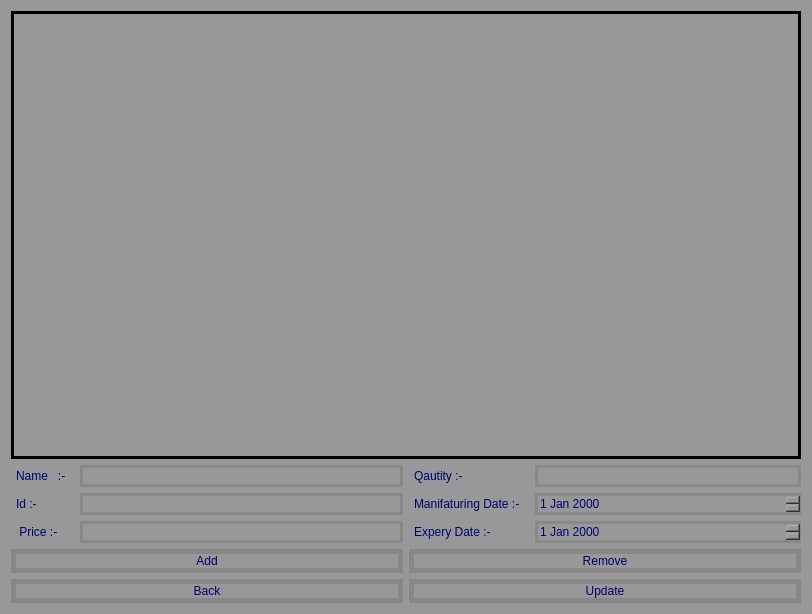
<?xml version="1.0" encoding="UTF-8"?>
<ui version="4.0">
 <class>MasterWin</class>
 <widget class="QDialog" name="MasterWin">
  <property name="geometry">
   <rect>
    <x>0</x>
    <y>0</y>
    <width>812</width>
    <height>614</height>
   </rect>
  </property>
  <property name="windowTitle">
   <string>Dialog</string>
  </property>
  <property name="styleSheet">
   <string notr="true">*{
	background-color : #989898;
	padding : 0px;
	border : 0px;
	color : rgb(0, 0, 111);
	font: 63 19pt &quot;Yrsa SemiBold&quot;;
}

QLineEdit{
	border : 3px solid #888888;
}

QDateEdit{
	border : 3px solid #888888;
}

QLabel{
		border:2px;
		padding-left: 2px;
}

QTableView{
	border : 3px solid black;
}

QPushButton{
	border: 5px solid #878787;
	border-radius : 15px;
}

QPushButton::hover{
	background-color : yellow;
}

</string>
  </property>
  <layout class="QVBoxLayout" name="verticalLayout_6">
   <item>
    <widget class="QTableView" name="tableView"/>
   </item>
   <item>
    <layout class="QHBoxLayout" name="horizontalLayout_5">
     <item>
      <layout class="QHBoxLayout" name="horizontalLayout">
       <item>
        <layout class="QVBoxLayout" name="verticalLayout">
         <item>
          <widget class="QLabel" name="label">
           <property name="text">
            <string>Name   :- </string>
           </property>
          </widget>
         </item>
         <item>
          <widget class="QLabel" name="label_2">
           <property name="text">
            <string>Id :-</string>
           </property>
          </widget>
         </item>
         <item>
          <widget class="QLabel" name="label_3">
           <property name="text">
            <string> Price :-    </string>
           </property>
          </widget>
         </item>
        </layout>
       </item>
       <item>
        <layout class="QVBoxLayout" name="verticalLayout_2">
         <item>
          <widget class="QLineEdit" name="NameLine"/>
         </item>
         <item>
          <widget class="QLineEdit" name="IdLine"/>
         </item>
         <item>
          <widget class="QLineEdit" name="PriceLine"/>
         </item>
        </layout>
       </item>
      </layout>
     </item>
     <item>
      <layout class="QHBoxLayout" name="horizontalLayout_4">
       <item>
        <layout class="QVBoxLayout" name="verticalLayout_4">
         <item>
          <widget class="QLabel" name="label_4">
           <property name="text">
            <string>Qautity :- </string>
           </property>
          </widget>
         </item>
         <item>
          <widget class="QLabel" name="label_5">
           <property name="text">
            <string>Manifaturing Date :-  </string>
           </property>
          </widget>
         </item>
         <item>
          <widget class="QLabel" name="label_6">
           <property name="text">
            <string>Expery Date :- </string>
           </property>
          </widget>
         </item>
        </layout>
       </item>
       <item>
        <layout class="QVBoxLayout" name="verticalLayout_5">
         <item>
          <widget class="QLineEdit" name="QutiLine"/>
         </item>
         <item>
          <widget class="QDateEdit" name="Mani_date"/>
         </item>
         <item>
          <widget class="QDateEdit" name="Expi_Date"/>
         </item>
        </layout>
       </item>
      </layout>
     </item>
    </layout>
   </item>
   <item>
    <layout class="QVBoxLayout" name="verticalLayout_3">
     <item>
      <layout class="QHBoxLayout" name="horizontalLayout_3">
       <item>
        <widget class="QPushButton" name="addBtn">
         <property name="text">
          <string>Add</string>
         </property>
        </widget>
       </item>
       <item>
        <widget class="QPushButton" name="removeBtn">
         <property name="text">
          <string>Remove</string>
         </property>
        </widget>
       </item>
      </layout>
     </item>
     <item>
      <layout class="QHBoxLayout" name="horizontalLayout_2">
       <item>
        <widget class="QPushButton" name="backBtn">
         <property name="text">
          <string>Back</string>
         </property>
        </widget>
       </item>
       <item>
        <widget class="QPushButton" name="updateBtn">
         <property name="text">
          <string>Update</string>
         </property>
        </widget>
       </item>
      </layout>
     </item>
    </layout>
   </item>
  </layout>
 </widget>
 <resources/>
 <connections/>
</ui>
